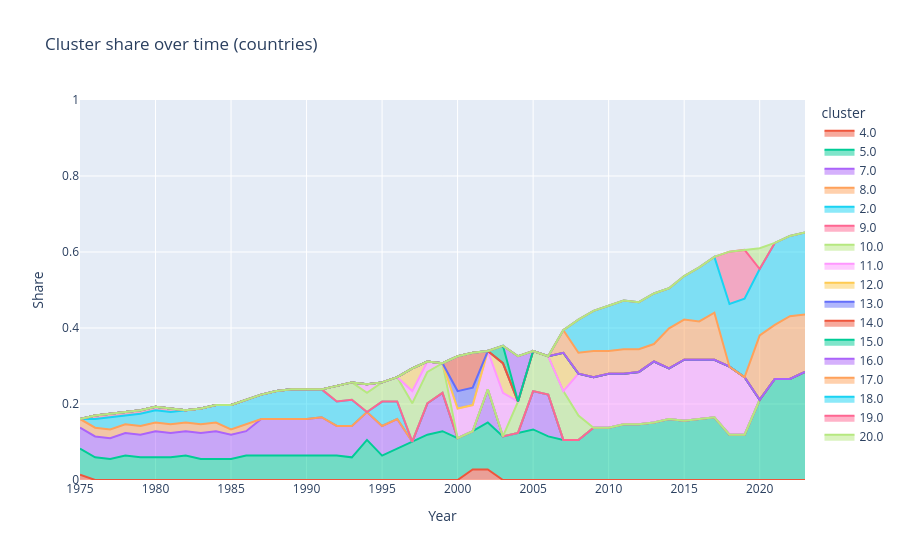

Here is the notebook cell this chart was saved with:
### Code cell
import plotly.express as px

fig = px.area(
    df_stats_cluster.replace({0: np.nan}),
    x="year",
    y="countries_share",
    color="cluster",
    title="Cluster share over time (countries)"
)

fig.update_layout(
    yaxis_range=[0, 1],
    xaxis_title="Year",
    yaxis_title="Share"
)

fig.show()

### Figure 1 — Plotly figure (JSON) as saved in the notebook; plotly's stock layout.template omitted (floating-point values rounded to 4 significant figures)
{"data": [{"fillpattern": {"shape": ""}, "hovertemplate": "cluster=4.0<br>year=%{x}<br>countries_share=%{y}<extra></extra>", "legendgroup": "4.0", "line": {"color": "#EF553B"}, "marker": {"symbol": "circle"}, "mode": "lines", "name": "4.0", "orientation": "v", "showlegend": true, "stackgroup": "1", "type": "scatter", "x": [1975, 2001, 2002], "xaxis": "x", "y": [0.01376, 0.02752, 0.02752], "yaxis": "y"}, {"fillpattern": {"shape": ""}, "hovertemplate": "cluster=5.0<br>year=%{x}<br>countries_share=%{y}<extra></extra>", "legendgroup": "5.0", "line": {"color": "#00cc96"}, "marker": {"symbol": "circle"}, "mode": "lines", "name": "5.0", "orientation": "v", "showlegend": true, "stackgroup": "1", "type": "scatter", "x": [1975, 1976, 1977, 1978, 1979, 1980, 1981, 1982, 1983, 1984, 1985, 1986, 1987, 1988, 1989, 1990, 1991, 1992, 1993, 1994, 1995, 1996, 1997, 1998, 1999, 2000, 2001, 2002, 2003, 2004, 2005, 2006, 2007, 2008, 2009, 2010, 2011, 2012, 2013, 2014, 2015, 2016, 2017, 2018, 2019, 2020, 2021, 2022, 2023], "xaxis": "x", "y": [0.06881, 0.05963, 0.05505, 0.06422, 0.05963, 0.05963, 0.05963, 0.06422, 0.05505, 0.05505, 0.05505, 0.06422, 0.06422, 0.06422, 0.06422, 0.06422, 0.06422, 0.06422, 0.05963, 0.1055, 0.06422, 0.08257, 0.1009, 0.1193, 0.1284, 0.1101, 0.1009, 0.1239, 0.1147, 0.1239, 0.133, 0.1147, 0.1055, 0.1055, 0.1376, 0.1376, 0.1468, 0.1468, 0.1514, 0.1606, 0.156, 0.1606, 0.1651, 0.1193, 0.1193, 0.211, 0.2661, 0.2661, 0.2844], "yaxis": "y"}, {"fillpattern": {"shape": ""}, "hovertemplate": "cluster=7.0<br>year=%{x}<br>countries_share=%{y}<extra></extra>", "legendgroup": "7.0", "line": {"color": "#ab63fa"}, "marker": {"symbol": "circle"}, "mode": "lines", "name": "7.0", "orientation": "v", "showlegend": true, "stackgroup": "1", "type": "scatter", "x": [1975, 1976, 1977, 1978, 1979, 1980, 1981, 1982, 1983, 1984, 1985, 1986, 1987, 1988, 1989, 1990, 1991, 1992, 1993, 1994, 1995, 1996, 1998, 1999, 2002, 2005, 2006], "xaxis": "x", "y": [0.05505, 0.05505, 0.05505, 0.05963, 0.05963, 0.06881, 0.06422, 0.06422, 0.06881, 0.07339, 0.06422, 0.06422, 0.09633, 0.09633, 0.09633, 0.09633, 0.1009, 0.07798, 0.08257, 0.07339, 0.07798, 0.07798, 0.08257, 0.1009, 0.08716, 0.1009, 0.1101], "yaxis": "y"}, {"fillpattern": {"shape": ""}, "hovertemplate": "cluster=8.0<br>year=%{x}<br>countries_share=%{y}<extra></extra>", "legendgroup": "8.0", "line": {"color": "#FFA15A"}, "marker": {"symbol": "circle"}, "mode": "lines", "name": "8.0", "orientation": "v", "showlegend": true, "stackgroup": "1", "type": "scatter", "x": [1975, 1976, 1977, 1978, 1979, 1980, 1981, 1982, 1983, 1984, 1985, 1986], "xaxis": "x", "y": [0.02294, 0.02294, 0.02294, 0.02294, 0.02294, 0.02294, 0.02294, 0.02294, 0.02294, 0.02294, 0.01376, 0.01835], "yaxis": "y"}, {"fillpattern": {"shape": ""}, "hovertemplate": "cluster=2.0<br>year=%{x}<br>countries_share=%{y}<extra></extra>", "legendgroup": "2.0", "line": {"color": "#19d3f3"}, "marker": {"symbol": "circle"}, "mode": "lines", "name": "2.0", "orientation": "v", "showlegend": true, "stackgroup": "1", "type": "scatter", "x": [1976, 1977, 1978, 1979, 1980, 1981, 1982, 1983, 1984, 1985, 1986, 1987, 1988, 1989, 1990, 1991, 1992, 1993, 1995, 1996], "xaxis": "x", "y": [0.02294, 0.03211, 0.02294, 0.03211, 0.03211, 0.03211, 0.03211, 0.04128, 0.04587, 0.06422, 0.06422, 0.06422, 0.07339, 0.07798, 0.07798, 0.07339, 0.06422, 0.06881, 0.06422, 0.04587], "yaxis": "y"}, {"fillpattern": {"shape": ""}, "hovertemplate": "cluster=9.0<br>year=%{x}<br>countries_share=%{y}<extra></extra>", "legendgroup": "9.0", "line": {"color": "#FF6692"}, "marker": {"symbol": "circle"}, "mode": "lines", "name": "9.0", "orientation": "v", "showlegend": true, "stackgroup": "1", "type": "scatter", "x": [1976, 1977, 1978, 1979, 1980, 1981], "xaxis": "x", "y": [0.009174, 0.009174, 0.009174, 0.009174, 0.009174, 0.009174], "yaxis": "y"}, {"fillpattern": {"shape": ""}, "hovertemplate": "cluster=10.0<br>year=%{x}<br>countries_share=%{y}<extra></extra>", "legendgroup": "10.0", "line": {"color": "#B6E880"}, "marker": {"symbol": "circle"}, "mode": "lines", "name": "10.0", "orientation": "v", "showlegend": true, "stackgroup": "1", "type": "scatter", "x": [1992, 1993, 1994, 1995, 1996, 1997, 1998, 1999, 2004, 2005, 2006, 2007, 2008], "xaxis": "x", "y": [0.04128, 0.04587, 0.05046, 0.05046, 0.06422, 0.1009, 0.08257, 0.07798, 0.08257, 0.1055, 0.1009, 0.1284, 0.06422], "yaxis": "y"}, {"fillpattern": {"shape": ""}, "hovertemplate": "cluster=11.0<br>year=%{x}<br>countries_share=%{y}<extra></extra>", "legendgroup": "11.0", "line": {"color": "#FF97FF"}, "marker": {"symbol": "circle"}, "mode": "lines", "name": "11.0", "orientation": "v", "showlegend": true, "stackgroup": "1", "type": "scatter", "x": [1994, 1997, 1998, 2000, 2001, 2002, 2003, 2008, 2009, 2010, 2011, 2012, 2013, 2014, 2015, 2016, 2017, 2018, 2019], "xaxis": "x", "y": [0.02294, 0.03211, 0.02752, 0.07798, 0.06881, 0.1009, 0.1147, 0.1101, 0.133, 0.1422, 0.133, 0.1376, 0.1606, 0.133, 0.1606, 0.156, 0.1514, 0.1789, 0.1514], "yaxis": "y"}, {"fillpattern": {"shape": ""}, "hovertemplate": "cluster=12.0<br>year=%{x}<br>countries_share=%{y}<extra></extra>", "legendgroup": "12.0", "line": {"color": "#FECB52"}, "marker": {"symbol": "circle"}, "mode": "lines", "name": "12.0", "orientation": "v", "showlegend": true, "stackgroup": "1", "type": "scatter", "x": [1997, 2003, 2007], "xaxis": "x", "y": [0.05963, 0.07798, 0.1009], "yaxis": "y"}, {"fillpattern": {"shape": ""}, "hovertemplate": "cluster=13.0<br>year=%{x}<br>countries_share=%{y}<extra></extra>", "legendgroup": "13.0", "line": {"color": "#636efa"}, "marker": {"symbol": "circle"}, "mode": "lines", "name": "13.0", "orientation": "v", "showlegend": true, "stackgroup": "1", "type": "scatter", "x": [2000, 2001], "xaxis": "x", "y": [0.04587, 0.04587], "yaxis": "y"}, {"fillpattern": {"shape": ""}, "hovertemplate": "cluster=14.0<br>year=%{x}<br>countries_share=%{y}<extra></extra>", "legendgroup": "14.0", "line": {"color": "#EF553B"}, "marker": {"symbol": "circle"}, "mode": "lines", "name": "14.0", "orientation": "v", "showlegend": true, "stackgroup": "1", "type": "scatter", "x": [2000, 2001], "xaxis": "x", "y": [0.09174, 0.09174], "yaxis": "y"}, {"fillpattern": {"shape": ""}, "hovertemplate": "cluster=15.0<br>year=%{x}<br>countries_share=%{y}<extra></extra>", "legendgroup": "15.0", "line": {"color": "#00cc96"}, "marker": {"symbol": "circle"}, "mode": "lines", "name": "15.0", "orientation": "v", "showlegend": true, "stackgroup": "1", "type": "scatter", "x": [2003], "xaxis": "x", "y": [0.04587], "yaxis": "y"}, {"fillpattern": {"shape": ""}, "hovertemplate": "cluster=16.0<br>year=%{x}<br>countries_share=%{y}<extra></extra>", "legendgroup": "16.0", "line": {"color": "#ab63fa"}, "marker": {"symbol": "circle"}, "mode": "lines", "name": "16.0", "orientation": "v", "showlegend": true, "stackgroup": "1", "type": "scatter", "x": [2004], "xaxis": "x", "y": [0.1193], "yaxis": "y"}, {"fillpattern": {"shape": ""}, "hovertemplate": "cluster=17.0<br>year=%{x}<br>countries_share=%{y}<extra></extra>", "legendgroup": "17.0", "line": {"color": "#FFA15A"}, "marker": {"symbol": "circle"}, "mode": "lines", "name": "17.0", "orientation": "v", "showlegend": true, "stackgroup": "1", "type": "scatter", "x": [2007, 2008, 2009, 2010, 2011, 2012, 2013, 2014, 2015, 2016, 2017, 2020, 2021, 2022, 2023], "xaxis": "x", "y": [0.05963, 0.05505, 0.06881, 0.05963, 0.06422, 0.05963, 0.04587, 0.1055, 0.1055, 0.1009, 0.1239, 0.1697, 0.1422, 0.1651, 0.1514], "yaxis": "y"}, {"fillpattern": {"shape": ""}, "hovertemplate": "cluster=18.0<br>year=%{x}<br>countries_share=%{y}<extra></extra>", "legendgroup": "18.0", "line": {"color": "#19d3f3"}, "marker": {"symbol": "circle"}, "mode": "lines", "name": "18.0", "orientation": "v", "showlegend": true, "stackgroup": "1", "type": "scatter", "x": [2008, 2009, 2010, 2011, 2012, 2013, 2014, 2015, 2016, 2017, 2018, 2019, 2020, 2021, 2022, 2023], "xaxis": "x", "y": [0.08716, 0.1055, 0.1193, 0.1284, 0.1239, 0.133, 0.1055, 0.1147, 0.1422, 0.1468, 0.1651, 0.2064, 0.1743, 0.2156, 0.211, 0.2156], "yaxis": "y"}, {"fillpattern": {"shape": ""}, "hovertemplate": "cluster=19.0<br>year=%{x}<br>countries_share=%{y}<extra></extra>", "legendgroup": "19.0", "line": {"color": "#FF6692"}, "marker": {"symbol": "circle"}, "mode": "lines", "name": "19.0", "orientation": "v", "showlegend": true, "stackgroup": "1", "type": "scatter", "x": [2018, 2019], "xaxis": "x", "y": [0.1376, 0.1284], "yaxis": "y"}, {"fillpattern": {"shape": ""}, "hovertemplate": "cluster=20.0<br>year=%{x}<br>countries_share=%{y}<extra></extra>", "legendgroup": "20.0", "line": {"color": "#B6E880"}, "marker": {"symbol": "circle"}, "mode": "lines", "name": "20.0", "orientation": "v", "showlegend": true, "stackgroup": "1", "type": "scatter", "x": [2020], "xaxis": "x", "y": [0.05505], "yaxis": "y"}], "layout": {"legend": {"title": {"text": "cluster"}, "tracegroupgap": 0}, "title": {"text": "Cluster share over time (countries)"}, "xaxis": {"anchor": "y", "domain": [0, 1], "title": {"text": "Year"}}, "yaxis": {"anchor": "x", "domain": [0, 1], "range": [0, 1], "title": {"text": "Share"}}}}
